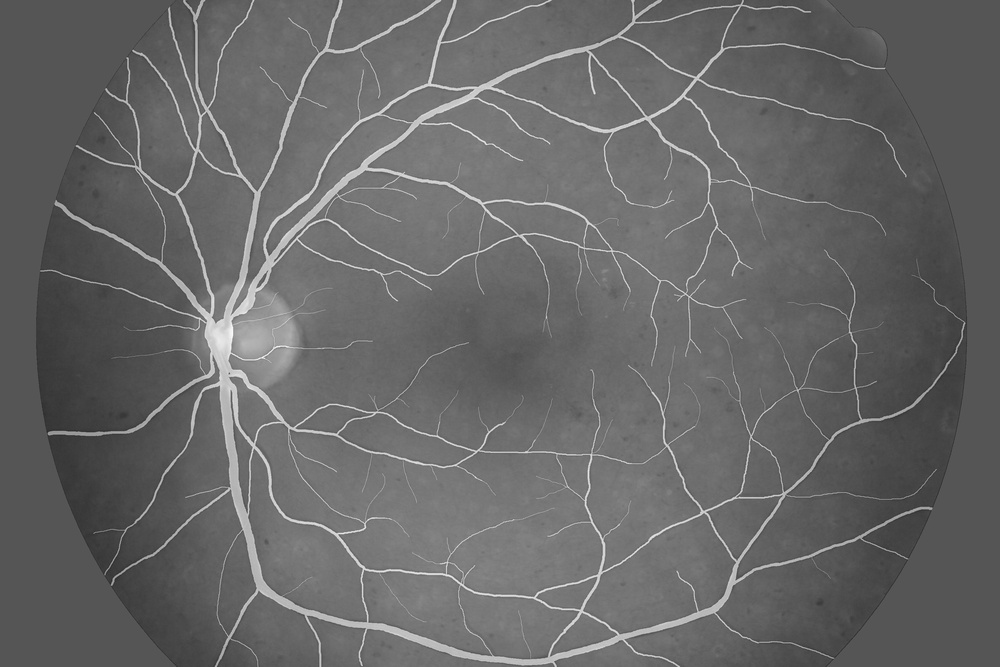
#> input picture M2_Image Segmentation/vessels_train.jpg, 1000 x 667 px, shrunk from 3504 x 2336 before the run, found by its file name
$ jupyter execute p3_Supervised_Segmentation.ipynb   (older library calls are emulated)
#> lines starting #> are read from the running program, lines starting #| are printed output that depends on the picture; after the words box and inside, x2 and y2 are one past the last pixel; in counts of white or black regions, pixels touching at a corner belong together; long printed decimals are rounded
<a href="https://colab.research.google.com/github/Mahsa-Goudarzi/ComputerVision/blob/main/M2_Image%20Segmentation/p3_Supervised_Segmentation.ipynb" target="_parent"></a>

# MODULE 2: IMAGE SEGMENTATION

# PART 3: Supervised vs unsupervised approaches

Let's consider an image segmentation problem in which we should identify a pattern from the background. In this case, we only have two classes of pixels: pixels belonging to the background and pixels belonging to the pattern of interest (vessels in an image of the retina).

In order to understand the different methods covered in this session, we are going to use two different images from a well known dataset on retinal vessel segmentation:

- **Training image** ('vessels_train.jpg'): The one we are using in order to design the sementation method
- **Test image** ('vessels_test.jpg'): The image we are going to use in order to test the previously designed segmentation approach

For each of the images we also have their corresponding ground truth sementation images obtained from an independent expert ('vessels_train_GT.tif' and 'vessels_test_GT.tif'). The ground truth images are going to be used only when constructing a supervised approach. We will also use the GT images as reference in order to quantify the performance of the sementation method.

Make sure you mount your google drive and have the images accessible in a folder:

[cell 1]
from google.colab import drive
drive.mount('/content/drive')

First we take a look to the image dataset:

[cell 2]
import skimage as sk
import matplotlib.pyplot as plt
from skimage import io
import os
from matplotlib import gridspec

# Path of the folder in your google drive unit where you have the images:

path = '/content/drive/MyDrive/uni/ComputerVision/'

I_train = sk.io.imread(os.path.join(path,'vessels_train.jpg'))
#> I_train is the input picture: shape (667, 1000); min 41, max 252, mean 103.1
I_train_GT = sk.io.imread(os.path.join(path,'vessels_train_GT.tif'))
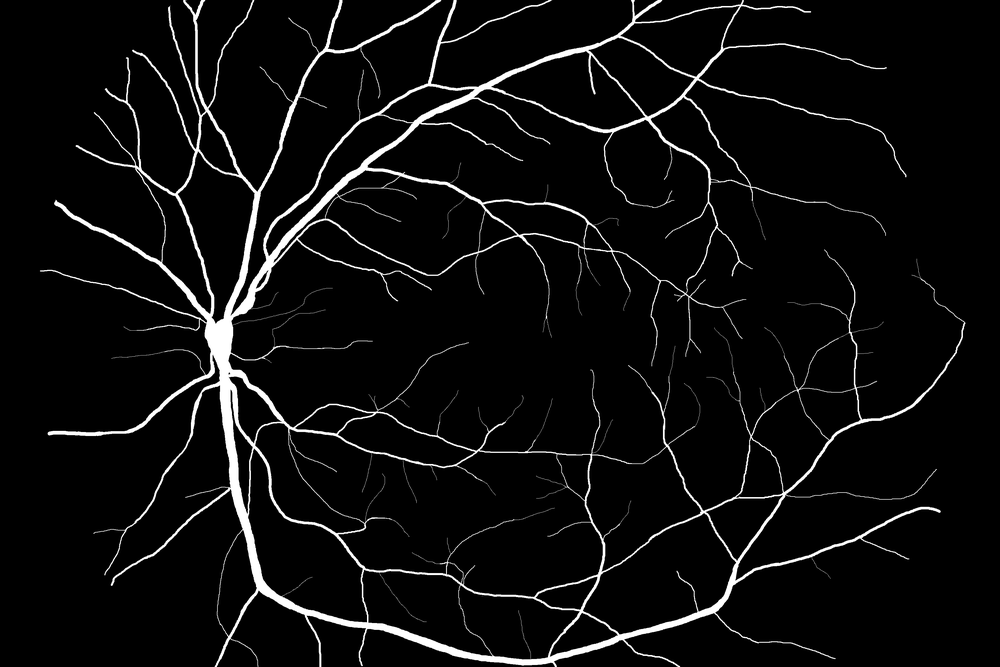
#> input picture M2_Image Segmentation/vessels_train_GT.tif, 1000 x 667 px, shrunk from 3504 x 2336 before the run, found by its file name
#> I_train_GT is the input picture: shape (667, 1000); min 0, max 255, mean 13.2
I_test = sk.io.imread(os.path.join(path,'vessels_test.jpg'))
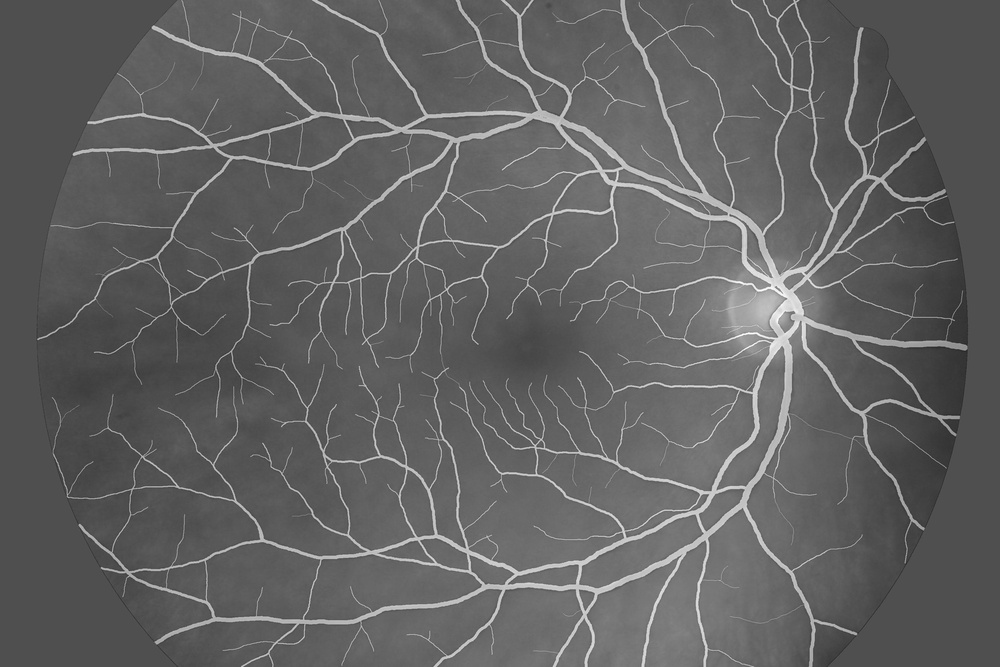
#> input picture M2_Image Segmentation/vessels_test.jpg, 1000 x 667 px, shrunk from 3504 x 2336 before the run, found by its file name
#> I_test is the input picture: shape (667, 1000); min 39, max 255, mean 97.5
I_test_GT = sk.io.imread(os.path.join(path,'vessels_test_GT.tif'))
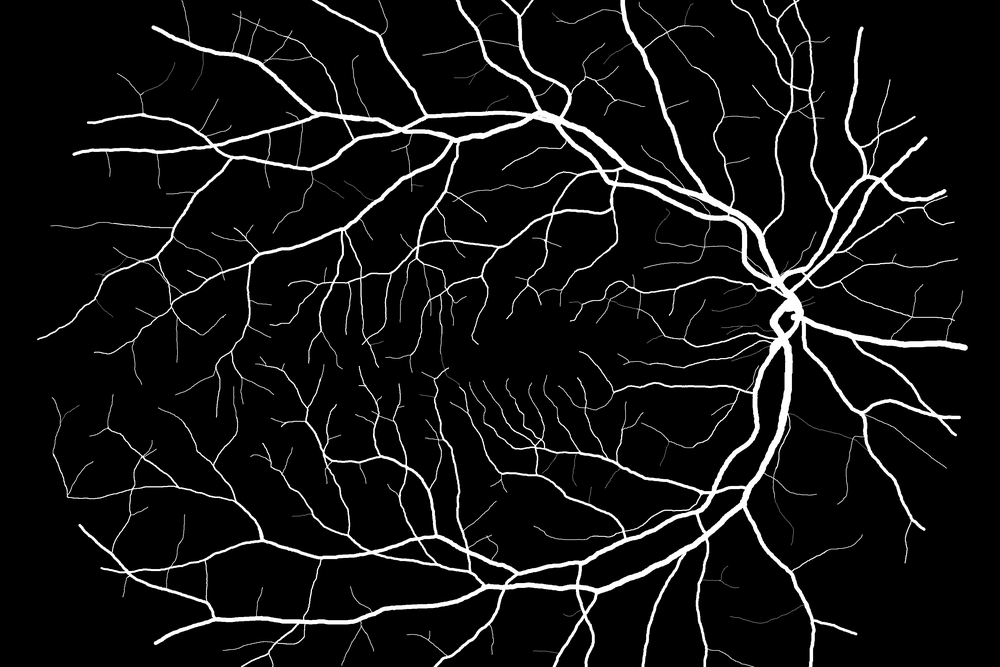
#> input picture M2_Image Segmentation/vessels_test_GT.tif, 1000 x 667 px, shrunk from 3504 x 2336 before the run, found by its file name
#> I_test_GT is the input picture: shape (667, 1000); min 0, max 255, mean 17.5

fig = plt.figure(figsize=(15, 15))
gs = gridspec.GridSpec(2, 2)

ax0 = fig.add_subplot(gs[0,0])
ax0.imshow(I_train, cmap=plt.cm.gray)
ax0.set_title('Training image')
ax0.set_axis_off()

ax1 = fig.add_subplot(gs[0,1])
ax1.imshow(I_train_GT, cmap=plt.cm.gray)
ax1.set_title('Ground Truth training image')
ax1.set_axis_off()

ax2 = fig.add_subplot(gs[1,0])
ax2.imshow(I_test, cmap=plt.cm.gray)
ax2.set_title('Test image')
ax2.set_axis_off()

ax3 = fig.add_subplot(gs[1,1])
ax3.imshow(I_test_GT, cmap=plt.cm.gray)
ax3.set_title('Groudth Truth test image')
ax3.set_axis_off()

plt.tight_layout()
plt.show()

## Unsupervised approaches:

- Otsu's algorithm

- K-means clustering

- Gaussian Mixture Models + BIC model selection

### Otsu's algorithm:

As a reference, we will first apply well known segmentation approach Otsu's Method. The algorithm finds the threshold that **maximum inter-class variance** $\sigma _{b}^{2}(t)$, defined in terms of the difference between the means of the two clusters in the image histogram (pattern and background, respectively):

$\sigma _{b}^{2}(t)=\omega _{0}(t)\omega _{1}(t)\left[\mu _{0}(t)-\mu _{1}(t)\right]^{2}$

The algorithm is the following:

1. Compute histogram and probabilities of each intensity level $p(i), i=0,\dots L$ where $L=2^n$ for an n-bit grayscale image.

2. Set up initial $\omega _{i}(0)$ and $\mu _{i}(0)$

3. Step through all possible thresholds $t=1,\ldots L-1$

a) Update $\omega _{i}$ and $\mu _{i}$

$\omega _{0}(t)=\sum _{i=0}^{t-1}p(i)$

$\omega _{1}(t)=\sum _{i=t}^{L-1}p(i)$

$\mu _{0}(t)={\frac {\sum _{i=0}^{t-1}ip(i)}{\omega _{0}(t)}}$

$\mu _{1}(t)={\frac {\sum _{i=t}^{L-1}ip(i)}{\omega _{1}(t)}}$

b) Compute $\sigma _{b}^{2}(t)=\omega _{0}(t)\omega _{1}(t)\left[\mu _{0}(t)-\mu _{1}(t)\right]^{2}$

4. Desired threshold corresponds to the maximum inter-class variance $\sigma _{b}^{2}(t)$

[cell 3]
import matplotlib.pyplot as plt
from matplotlib import gridspec
from skimage.filters import threshold_otsu

# Find Otsu's threshold for training image:
threshold_otsu = threshold_otsu(I_train)
#> threshold_otsu = 139

# Apply threshold to test image:
I_otsu = I_test >= threshold_otsu
#> I_otsu: shape (667, 1000) bool; 7.3% white; 557 white regions (537 under 20 px), largest, box (x1, y1, x2, y2) and area: (37, 0, 967, 667) 46053, (240, 15, 260, 35) 44, (117, 73, 144, 102) 39

fig = plt.figure(figsize=(15, 15))
gs = gridspec.GridSpec(2, 2)

ax1 = fig.add_subplot(gs[0,0])
ax1.imshow(I_test, cmap=plt.cm.gray)
ax1.set_title('Original Image')
ax1.set_axis_off()

ax2 = fig.add_subplot(gs[0,1])
ax2.imshow(I_otsu, cmap=plt.cm.gray)
ax2.set_title('Vessels segmentation (Otsu Threshold T = {})'.format(threshold_otsu))
ax2.set_axis_off()

ax3 = fig.add_subplot(gs[1,:])
ax3.hist(I_test.ravel(), bins=256,density=True)
ax3.axvline(threshold_otsu, color='r')
ax3.set_title('Image Histogram and Otsu threshold')
plt.show()

The peak in the histogram is due to the fact that the region outside circular lens has been previously replaced by the mean of the image.

### kmeans algorithm:

[1] Specify the number of clusters $k$ to be found in data.

[2] Set initial values for the cluster centroids $\mu^0_1,\dots,\mu^0_k$ (at random or prior knowledge).

[3] Assign each observation to the nearest cluster (euclidean distance).

[4] Recompute the centroid of each cluster from the assigned observations $\mu^1_1,\dots,\mu^1_k$.

[5] Repeat steps 3-4 until no change in the centroids. Provide final clustering $\mu^n_1,\dots,\mu^n_k$, where $n$ is the number of iterations.

[cell 4]
from sklearn.cluster import KMeans
import numpy as np

# reshape training image as 1d array:
v_I_train = I_train.reshape(I_train.shape[0]*I_train.shape[1],1).astype(np.uint8)

# Fit a Kmeans clustering model with two clusters using training image:
kmeans = KMeans(n_clusters=2, random_state=0).fit(v_I_train)

# Apply to predict test image:
v_I_test = I_test.reshape(I_test.shape[0]*I_test.shape[1],1).astype(np.uint8) # reshape image as 1d array

v_kmeans = kmeans.predict(v_I_test)
#v_kmeans= np.logical_not(v_kmeans) # use when the pattern is associated to cluster 0 (vessels shoyld be white)
I_kmeans = np.array(v_kmeans).reshape(I_test.shape[0],I_test.shape[1]).astype(np.uint8) # Shape back result as image
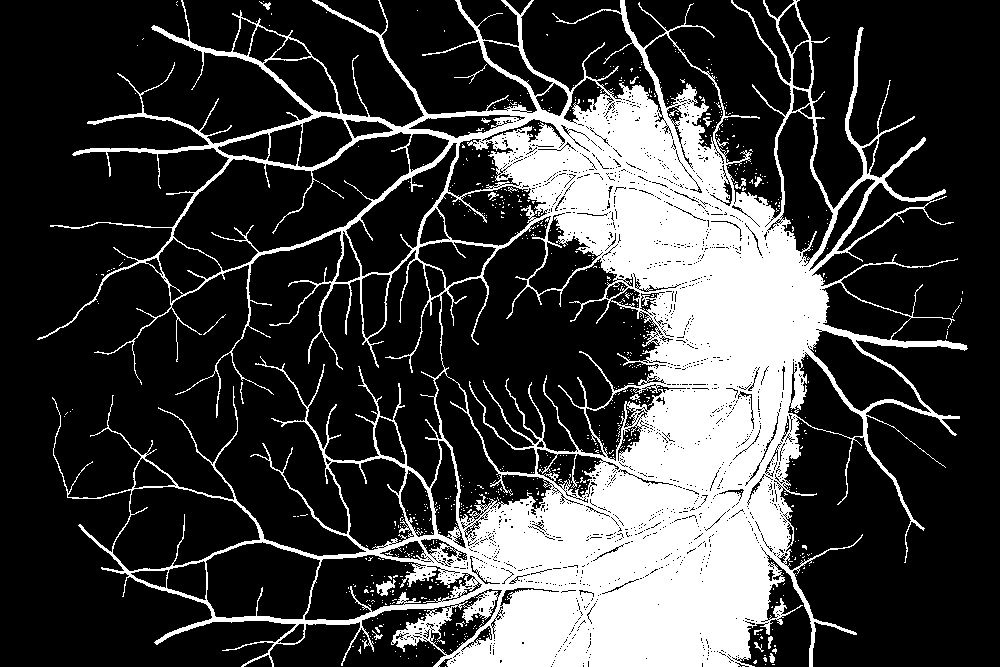
#> I_kmeans: shape (667, 1000); values 0 (black) and 1 (white), 24.7% white; 751 white regions (730 under 20 px), largest, box (x1, y1, x2, y2) and area: (37, 0, 968, 667) 162092, (376, 579, 396, 596) 161, (454, 64, 487, 84) 51

fig = plt.figure(figsize=(15, 15))
gs = gridspec.GridSpec(1, 2)

ax1 = fig.add_subplot(gs[0,0])
ax1.imshow(I_test, cmap=plt.cm.gray)
ax1.set_title('Original Image')
ax1.set_axis_off()

ax2 = fig.add_subplot(gs[0,1])
ax2.imshow(I_kmeans, cmap=plt.cm.gray)
ax2.set_title('Vessels segmentation (Kmeans)')
ax2.set_axis_off()

plt.show()

### GMM + BIC model selection

[cell 5]
import numpy as np
import skimage as sk
import matplotlib.pyplot as plt
from matplotlib import gridspec
from sklearn import mixture

#calcula el BIC per trobar el número de gaussianes òptim
NMAX = 2
bic = []

for kG in np.arange(1,NMAX+1):
    gmm = mixture.GaussianMixture(n_components=kG,covariance_type='full').fit(v_I_train)
    bic.append(gmm.bic(v_I_train))
    print(bic)
#> this loop made 2 passes
#| [6237463.836]
#| [6237463.836, 5962889.892]
#> after the loop, bic = [6237463.8, 5962889.9]

idx_winner = np.argmin(bic)
#> idx_winner = 1
print('...and the winner is GMM model G = {}'.format(idx_winner+1))
#> (printed output is left out)

Then apply the best GMM+BIC model to the test image:

[cell 6]
gmmw = mixture.GaussianMixture(n_components=idx_winner+1).fit(v_I_train) # fit again best GMM model
v_agg = gmmw.fit_predict(v_I_test)
I_gmm = np.array(v_agg).reshape(I_test.shape[0],I_test.shape[1])# Shape back result as image
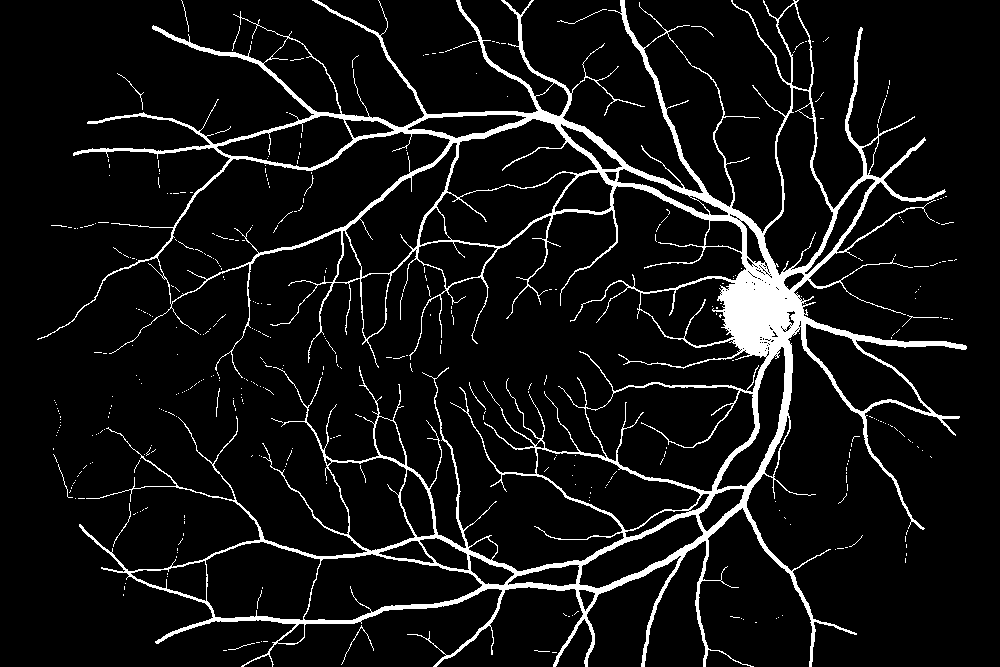
#> I_gmm: shape (667, 1000) int64; values 0 (black) and 1 (white), 7.7% white; 415 white regions (397 under 20 px), largest, box (x1, y1, x2, y2) and area: (37, 0, 967, 667) 49552, (341, 625, 374, 665) 72, (557, 9, 607, 24) 51

fig = plt.figure(figsize=(15, 15))
gs = gridspec.GridSpec(1, 2)

ax1 = fig.add_subplot(gs[0,0])
ax1.imshow(I_test, cmap=plt.cm.gray)
ax1.set_title('Original Image')
ax1.set_axis_off()

ax2 = fig.add_subplot(gs[0,1])
ax2.imshow(I_gmm,cmap='gray')
ax2.set_title('Vessels segmentation (GMM+BIC with {} components)'.format(idx_winner+1))
ax2.set_axis_off()
plt.show()

## Supervised approaches:

- LDA

- QDA

- Bayes Naive Bayes:

### LDA:

[cell 7]
from sklearn.discriminant_analysis import LinearDiscriminantAnalysis

v_train_GT = I_train_GT.reshape(I_train_GT.shape[0]*I_train_GT.shape[1],1).astype(np.bool)

lda_model = LinearDiscriminantAnalysis(store_covariance=True)
lda_model.fit(v_I_train, v_train_GT.ravel()) # Train with training image and training Ground Truth

# Predict the test image:
v_lda = lda_model.predict(v_I_test)
I_lda = np.array(v_lda).reshape(I_test.shape[0],I_test.shape[1]).astype(np.uint8) # Shape back result as image
#> I_lda: shape (667, 1000); values 0 (black) and 1 (white), 7.1% white; 624 white regions (605 under 20 px), largest, box (x1, y1, x2, y2) and area: (37, 0, 967, 667) 44916, (270, 307, 299, 326) 38, (117, 73, 144, 102) 37

import matplotlib.pyplot as plt
fig, ax = plt.subplots(1, 2, figsize=(20, 20))

ax[0].imshow(I_test_GT, cmap=plt.cm.gray)
ax[0].set_title('Test Ground truth')
ax[0].set_axis_off()

ax[1].imshow(I_lda, cmap=plt.cm.gray)
ax[1].set_title('LDA segmentation')
ax[1].set_axis_off()

plt.show()

### QLA

[cell 8]
from sklearn.discriminant_analysis import QuadraticDiscriminantAnalysis

v_train_GT = I_train_GT.reshape(I_train_GT.shape[0]*I_train_GT.shape[1],1).astype(np.bool)

qda_model = QuadraticDiscriminantAnalysis(store_covariance=True)
qda_model.fit(v_I_train, v_train_GT.ravel()) # Train with training image and training Ground Truth

# Predict the test image:
v_qda = lda_model.predict(v_I_test)
I_qda = np.array(v_qda).reshape(I_test.shape[0],I_test.shape[1]).astype(np.uint8) # Shape back result as image

import matplotlib.pyplot as plt
fig, ax = plt.subplots(1, 2, figsize=(20, 20))

ax[0].imshow(I_test_GT, cmap=plt.cm.gray)
ax[0].set_title('Test Ground truth')
ax[0].set_axis_off()

ax[1].imshow(I_qda, cmap=plt.cm.gray)
ax[1].set_title('QDA segmentation')
ax[1].set_axis_off()

plt.show()

### Gaussian Naive Bayes

[cell 9]
from sklearn.naive_bayes import GaussianNB

v_train_GT = I_train_GT.reshape(I_train_GT.shape[0]*I_train_GT.shape[1],1).astype(np.bool)

gnb_model = GaussianNB()
gnb_model.fit(v_I_train, v_train_GT.ravel()) # Train with training image and training Ground Truth

# Predict the test image:
v_gnb = gnb_model.predict(v_I_test)
I_gnb = np.array(v_gnb).reshape(I_test.shape[0],I_test.shape[1]).astype(np.uint8) # Shape back result as image
#> I_gnb: shape (667, 1000); values 0 (black) and 1 (white), 7.3% white; 528 white regions (511 under 20 px), largest, box (x1, y1, x2, y2) and area: (37, 0, 967, 667) 46709, (344, 625, 374, 659) 60, (117, 73, 144, 102) 40

import matplotlib.pyplot as plt
fig, ax = plt.subplots(1, 2, figsize=(20, 20))

ax[0].imshow(I_test_GT, cmap=plt.cm.gray)
ax[0].set_title('Test Ground truth')
ax[0].set_axis_off()

ax[1].imshow(I_gnb, cmap=plt.cm.gray)
ax[1].set_title('GNB segmentation')
ax[1].set_axis_off()

plt.show()

## Performance evaluation

In order to evaluate a segmentation algorithm, we should introduce the following quantities:

- True positive (TP): A pattern pixel that has been correctly segmented as pattern
- True negative (TN): A background pixel that has been correctly segmented as background
- False positive (FP): A background pixel that has been mistakenly segmented as pattern (false alarm, Type I error)
- False negative (FN): A pattern pixel that has been mistakenly segmented as bavkground (omission, Type II error)

The confusion matrix is a 2x2 matrix reporting these four values: TP,TNFP,FN.

From them we can define different measures of error:

- Sensitivity, recall, hit rate, or true positive rate (TPR):

$\text{TPR} =\frac{TP}{TP+FN}$

- Specificity, selectivity or true negative rate (TNR):

$\text{TNR} =\frac{TN}{TN+FP}$

- The Sorensen-Dice similarity index:

Measures the similarity between a segmentation mask and the ground truth mask by computing the F1 score
is the harmonic mean of precision and sensitivity:

$\text{DSC}={\frac {2TP}{2TP+FP+FN}}$.

[cell 10]
from sklearn.metrics import confusion_matrix

v_test_GT = I_test_GT.reshape(I_test_GT.shape[0]*I_test_GT.shape[1],1).astype(np.bool)

CM_lda = confusion_matrix(v_test_GT,np.array(v_lda).astype(np.bool))
#> CM_lda = [[553795, 2093], [65844, 45268]]
tn, fp, fn, tp = CM_lda.ravel()
#> tn = 553795; fp = 2093; fn = 65844; tp = 45268
TPR_lda = tp/(tp+fn)
#> TPR_lda = 0.407
FPR_lda = fp/(fp+tn)
#> FPR_lda = 0.00377
DSC_lda = 2*tp/(2*tp+fp+fn)
#> DSC_lda = 0.571

print('LDA Segmentation: TPR={}, FPR={}, DSC={}'.format(TPR_lda,FPR_lda,DSC_lda))
#| LDA Segmentation: TPR=0.4074, FPR=0.003765, DSC=0.5713

[cell 11]
from sklearn.metrics import confusion_matrix

CM_qda = confusion_matrix(v_test_GT,np.array(v_qda).astype(np.bool))
#> CM_qda = [[553795, 2093], [65844, 45268]]
tn, fp, fn, tp = CM_qda.ravel()
TPR_qda = tp/(tp+fn)
#> TPR_qda = 0.407
FPR_qda = fp/(fp+tn)
#> FPR_qda = 0.00377
DSC_qda = 2*tp/(2*tp+fp+fn)
#> DSC_qda = 0.571

print('QDA Segmentation: TPR={}, FPR={}, DSC={}'.format(TPR_qda,FPR_qda,DSC_qda))
#| QDA Segmentation: TPR=0.4074, FPR=0.003765, DSC=0.5713

[cell 12]
from sklearn.metrics import confusion_matrix

CM_gnb = confusion_matrix(v_test_GT,np.array(v_gnb).astype(np.bool))
#> CM_gnb = [[553632, 2256], [64489, 46623]]
tn, fp, fn, tp = CM_gnb.ravel()
#> tn = 553632; fp = 2256; fn = 64489; tp = 46623
TPR_gnb = tp/(tp+fn)
#> TPR_gnb = 0.42
FPR_gnb = fp/(fp+tn)
#> FPR_gnb = 0.00406
DSC_gnb = 2*tp/(2*tp+fp+fn)
#> DSC_gnb = 0.583

print('GNB Segmentation: TPR={}, FPR={}, DSC={}'.format(TPR_gnb,FPR_gnb,DSC_gnb))
#| GNB Segmentation: TPR=0.4196, FPR=0.004058, DSC=0.5828

[cell 13]
CM_qda
#> Out = [[553795, 2093], [65844, 45268]]

[cell 14]
CM_gnb
#> Out = [[553632, 2256], [64489, 46623]]
